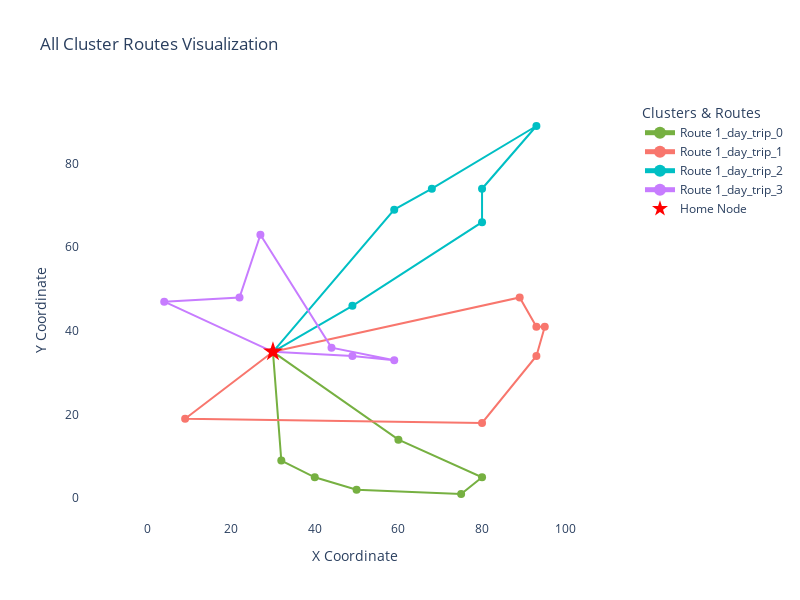

This figure's notebook cell:
### Code cell
plot_all_cluster_routes(route_lists, nodes_df)

### Figure 1 — Plotly figure (JSON) as saved in the notebook; plotly's stock layout.template omitted (floating-point values rounded to 4 significant figures)
{"data": [{"hoverinfo": "text", "hovertext": ["Node: 0<br>                 Time: 604<br>                Days: [1, 2, 3, 4, 5, 6, 7]<br>                Priority: 0.28<br>                Angle to home: 0.0<br>                Distance to home: 0.0<br>                Time Window: [[598, 1020]]<br>                ", "Node: 29<br>                 Time: 630<br>                Days: [1, 2, 3, 4, 5, 6, 7]<br>                Priority: 1.00<br>                Angle to home: 274.3987053549955<br>                Distance to home: 26.08<br>                Time Window: [[660, 848]]<br>                ", "Node: 10<br>                 Time: 690<br>                Days: [1, 2, 3, 4, 5, 6, 7]<br>                Priority: 0.14<br>                Angle to home: 288.434948822922<br>                Distance to home: 31.62<br>                Time Window: [[660, 850]]<br>                ", "Node: 27<br>                 Time: 779<br>                Days: [1, 2, 3, 4, 5, 6, 7]<br>                Priority: 0.65<br>                Angle to home: 301.21840276434637<br>                Distance to home: 38.59<br>                Time Window: [[660, 853]]<br>                ", "Node: 7<br>                 Time: 851<br>                Days: [1, 2, 3, 4, 5, 6, 7]<br>                Priority: 0.23<br>                Angle to home: 322.9269266826896<br>                Distance to home: 56.4<br>                Time Window: [[660, 847]]<br>                ", "Node: 24<br>                 Time: 910<br>                Days: [1, 2, 3, 4, 5, 6, 7]<br>                Priority: 0.50<br>                Angle to home: 329.03624346792645<br>                Distance to home: 58.31<br>                Time Window: [[660, 615], [744, 854]]<br>                ", "Node: 35<br>                 Time: 977<br>                Days: [1, 2, 3, 4, 5, 6, 7]<br>                Priority: 0.24<br>                Angle to home: 325.00797980144137<br>                Distance to home: 36.62<br>                Time Window: [[660, 857]]<br>                ", "Node: 0<br>                 Time: 1056<br>                Days: [1, 2, 3, 4, 5, 6, 7]<br>                Priority: 0.28<br>                Angle to home: 0.0<br>                Distance to home: 0.0<br>                Time Window: [[598, 1020]]<br>                "], "line": {"color": "#76B041", "width": 2}, "marker": {"color": ["#76B041", "#76B041", "#76B041", "#76B041", "#76B041", "#76B041", "#76B041", "#76B041"], "size": 8}, "mode": "lines+markers", "name": "Route 1_day_trip_0", "type": "scatter", "x": [30, 32, 40, 50, 75, 80, 60, 30], "y": [35, 9, 5, 2, 1, 5, 14, 35]}, {"hoverinfo": "text", "hovertext": ["Node: 0<br>                 Time: 599<br>                Days: [1, 2, 3, 4, 5, 6, 7]<br>                Priority: 0.28<br>                Angle to home: 0.0<br>                Distance to home: 0.0<br>                Time Window: [[598, 1020]]<br>                ", "Node: 11<br>                 Time: 625<br>                Days: [1, 2, 3, 4, 5, 6, 7]<br>                Priority: 1.00<br>                Angle to home: 217.3039482779834<br>                Distance to home: 26.4<br>                Time Window: [[660, 865]]<br>                ", "Node: 28<br>                 Time: 731<br>                Days: [1, 2, 3, 4, 5, 6, 7]<br>                Priority: 0.38<br>                Angle to home: 341.2219667775545<br>                Distance to home: 52.81<br>                Time Window: [[482, 1011]]<br>                ", "Node: 31<br>                 Time: 829<br>                Days: [1, 2, 3, 4, 5, 6, 7]<br>                Priority: 0.25<br>                Angle to home: 359.09061955080085<br>                Distance to home: 63.01<br>                Time Window: [[520, 1019]]<br>                ", "Node: 30<br>                 Time: 894<br>                Days: [1, 2, 3, 4, 5, 6, 7]<br>                Priority: 0.61<br>                Angle to home: 5.2738959573517645<br>                Distance to home: 65.28<br>                Time Window: [[571, 705], [805, 1026]]<br>                ", "Node: 12<br>                 Time: 930<br>                Days: [1, 2, 3, 4, 5, 6, 7]<br>                Priority: 0.07<br>                Angle to home: 5.440332031005506<br>                Distance to home: 63.29<br>                Time Window: [[599, 702], [784, 1026]]<br>                ", "Node: 39<br>                 Time: 980<br>                Days: [1, 2, 3, 4, 5, 6, 7]<br>                Priority: 0.50<br>                Angle to home: 12.425942865427487<br>                Distance to home: 60.42<br>                Time Window: [[496, 957]]<br>                ", "Node: 0<br>                 Time: 1080<br>                Days: [1, 2, 3, 4, 5, 6, 7]<br>                Priority: 0.28<br>                Angle to home: 0.0<br>                Distance to home: 0.0<br>                Time Window: [[598, 1020]]<br>                "], "line": {"color": "#F8766D", "width": 2}, "marker": {"color": ["#F8766D", "#F8766D", "#F8766D", "#F8766D", "#F8766D", "#F8766D", "#F8766D", "#F8766D"], "size": 8}, "mode": "lines+markers", "name": "Route 1_day_trip_1", "type": "scatter", "x": [30, 9, 80, 93, 95, 93, 89, 30], "y": [35, 19, 18, 34, 41, 41, 48, 35]}, {"hoverinfo": "text", "hovertext": ["Node: 0<br>                 Time: 623<br>                Days: [1, 2, 3, 4, 5, 6, 7]<br>                Priority: 0.28<br>                Angle to home: 0.0<br>                Distance to home: 0.0<br>                Time Window: [[598, 1020]]<br>                ", "Node: 2<br>                 Time: 644<br>                Days: [1, 2, 3, 4, 5, 6, 7]<br>                Priority: 0.25<br>                Angle to home: 30.068582821862453<br>                Distance to home: 21.95<br>                Time Window: [[487, 920]]<br>                ", "Node: 22<br>                 Time: 720<br>                Days: [1, 2, 3, 4, 5, 6, 7]<br>                Priority: 0.48<br>                Angle to home: 31.79891282429442<br>                Distance to home: 58.83<br>                Time Window: [[534, 922]]<br>                ", "Node: 6<br>                 Time: 795<br>                Days: [1, 2, 3, 4, 5, 6, 7]<br>                Priority: 1.00<br>                Angle to home: 37.95423087513252<br>                Distance to home: 63.41<br>                Time Window: [[509, 901]]<br>                ", "Node: 23<br>                 Time: 873<br>                Days: [1, 2, 3, 4, 5, 6, 7]<br>                Priority: 1.00<br>                Angle to home: 40.60129464500447<br>                Distance to home: 82.98<br>                Time Window: [[487, 917]]<br>                ", "Node: 33<br>                 Time: 945<br>                Days: [1, 2, 3, 4, 5, 6, 7]<br>                Priority: 1.00<br>                Angle to home: 45.744059202888714<br>                Distance to home: 54.45<br>                Time Window: [[598, 642], [769, 927]]<br>                ", "Node: 36<br>                 Time: 988<br>                Days: [1, 2, 3, 4, 5, 6, 7]<br>                Priority: 0.61<br>                Angle to home: 49.53777250790665<br>                Distance to home: 44.69<br>                Time Window: [[542, 928]]<br>                ", "Node: 0<br>                 Time: 1064<br>                Days: [1, 2, 3, 4, 5, 6, 7]<br>                Priority: 0.28<br>                Angle to home: 0.0<br>                Distance to home: 0.0<br>                Time Window: [[598, 1020]]<br>                "], "line": {"color": "#00BFC4", "width": 2}, "marker": {"color": ["#00BFC4", "#00BFC4", "#00BFC4", "#00BFC4", "#00BFC4", "#00BFC4", "#00BFC4", "#00BFC4"], "size": 8}, "mode": "lines+markers", "name": "Route 1_day_trip_2", "type": "scatter", "x": [30, 49, 80, 80, 93, 68, 59, 30], "y": [35, 46, 66, 74, 89, 74, 69, 35]}, {"hoverinfo": "text", "hovertext": ["Node: 0<br>                 Time: 605<br>                Days: [1, 2, 3, 4, 5, 6, 7]<br>                Priority: 0.28<br>                Angle to home: 0.0<br>                Distance to home: 0.0<br>                Time Window: [[598, 1020]]<br>                ", "Node: 34<br>                 Time: 624<br>                Days: [1, 2, 3, 4, 5, 6, 7]<br>                Priority: 0.25<br>                Angle to home: 356.98721249581666<br>                Distance to home: 19.03<br>                Time Window: [[512, 716], [793, 924]]<br>                ", "Node: 19<br>                 Time: 685<br>                Days: [1, 2, 3, 4, 5, 6, 7]<br>                Priority: 0.14<br>                Angle to home: 356.0548137709624<br>                Distance to home: 29.07<br>                Time Window: [[542, 973]]<br>                ", "Node: 17<br>                 Time: 779<br>                Days: [1, 2, 3, 4, 5, 6, 7]<br>                Priority: 0.19<br>                Angle to home: 4.085616779974877<br>                Distance to home: 14.04<br>                Time Window: [[530, 644], [778, 934]]<br>                ", "Node: 1<br>                 Time: 844<br>                Days: [1, 2, 3, 4, 5, 6, 7]<br>                Priority: 0.70<br>                Angle to home: 96.11550356628541<br>                Distance to home: 28.16<br>                Time Window: [[553, 707], [808, 977]]<br>                ", "Node: 15<br>                 Time: 902<br>                Days: [1, 2, 3, 4, 5, 6, 7]<br>                Priority: 0.43<br>                Angle to home: 121.60750224624891<br>                Distance to home: 15.26<br>                Time Window: [[514, 970]]<br>                ", "Node: 9<br>                 Time: 970<br>                Days: [1, 2, 3, 4, 5, 6, 7]<br>                Priority: 0.90<br>                Angle to home: 155.22485943116808<br>                Distance to home: 28.64<br>                Time Window: [[503, 970]]<br>                ", "Node: 0<br>                 Time: 1048<br>                Days: [1, 2, 3, 4, 5, 6, 7]<br>                Priority: 0.28<br>                Angle to home: 0.0<br>                Distance to home: 0.0<br>                Time Window: [[598, 1020]]<br>                "], "line": {"color": "#C77CFF", "width": 2}, "marker": {"color": ["#C77CFF", "#C77CFF", "#C77CFF", "#C77CFF", "#C77CFF", "#C77CFF", "#C77CFF", "#C77CFF"], "size": 8}, "mode": "lines+markers", "name": "Route 1_day_trip_3", "type": "scatter", "x": [30, 49, 59, 44, 27, 22, 4, 30], "y": [35, 34, 33, 36, 63, 48, 47, 35]}, {"hoverinfo": "text", "hovertext": "Home: Node 0<br>X: 30<br>Y: 35", "marker": {"color": "red", "size": 15, "symbol": "star"}, "mode": "markers", "name": "Home Node", "type": "scatter", "x": [30], "y": [35]}], "layout": {"height": 600, "hovermode": "closest", "legend": {"itemsizing": "constant", "title": {"text": "Clusters & Routes"}}, "plot_bgcolor": "white", "title": {"text": "All Cluster Routes Visualization"}, "width": 800, "xaxis": {"title": {"text": "X Coordinate"}}, "yaxis": {"scaleanchor": "x", "scaleratio": 1, "title": {"text": "Y Coordinate"}}}}
